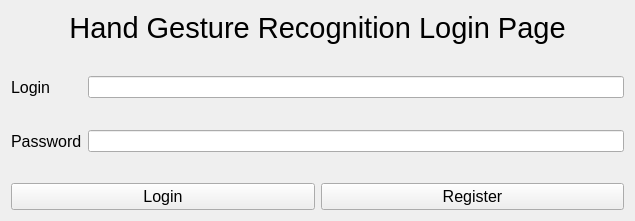
<?xml version="1.0" encoding="UTF-8"?>
<ui version="4.0">
 <class>Form</class>
 <widget class="QWidget" name="Form">
  <property name="geometry">
   <rect>
    <x>0</x>
    <y>0</y>
    <width>635</width>
    <height>221</height>
   </rect>
  </property>
  <property name="windowTitle">
   <string>Form</string>
  </property>
  <layout class="QGridLayout" name="gridLayout">
   <item row="6" column="0">
    <spacer name="verticalSpacer">
     <property name="orientation">
      <enum>Qt::Vertical</enum>
     </property>
     <property name="sizeHint" stdset="0">
      <size>
       <width>20</width>
       <height>40</height>
      </size>
     </property>
    </spacer>
   </item>
   <item row="3" column="0">
    <widget class="QLabel" name="label_2">
     <property name="font">
      <font>
       <pointsize>12</pointsize>
      </font>
     </property>
     <property name="text">
      <string>Login</string>
     </property>
    </widget>
   </item>
   <item row="5" column="0">
    <widget class="QLabel" name="label">
     <property name="font">
      <font>
       <pointsize>12</pointsize>
      </font>
     </property>
     <property name="text">
      <string>Password</string>
     </property>
    </widget>
   </item>
   <item row="3" column="1">
    <widget class="QLineEdit" name="Login_login_LE"/>
   </item>
   <item row="5" column="1">
    <widget class="QLineEdit" name="Login_password_LE"/>
   </item>
   <item row="8" column="0" colspan="2">
    <layout class="QHBoxLayout" name="horizontalLayout">
     <item>
      <widget class="QPushButton" name="Login_login_btn">
       <property name="font">
        <font>
         <pointsize>12</pointsize>
        </font>
       </property>
       <property name="text">
        <string>Login</string>
       </property>
      </widget>
     </item>
     <item>
      <widget class="QPushButton" name="Login_register_btn">
       <property name="font">
        <font>
         <pointsize>12</pointsize>
        </font>
       </property>
       <property name="text">
        <string>Register</string>
       </property>
      </widget>
     </item>
    </layout>
   </item>
   <item row="1" column="0" colspan="2">
    <widget class="QLabel" name="label_3">
     <property name="font">
      <font>
       <pointsize>22</pointsize>
      </font>
     </property>
     <property name="text">
      <string>Hand Gesture Recognition Login Page</string>
     </property>
     <property name="alignment">
      <set>Qt::AlignCenter</set>
     </property>
    </widget>
   </item>
   <item row="2" column="1">
    <spacer name="verticalSpacer_2">
     <property name="orientation">
      <enum>Qt::Vertical</enum>
     </property>
     <property name="sizeHint" stdset="0">
      <size>
       <width>20</width>
       <height>40</height>
      </size>
     </property>
    </spacer>
   </item>
   <item row="4" column="1">
    <spacer name="verticalSpacer_3">
     <property name="orientation">
      <enum>Qt::Vertical</enum>
     </property>
     <property name="sizeHint" stdset="0">
      <size>
       <width>20</width>
       <height>40</height>
      </size>
     </property>
    </spacer>
   </item>
  </layout>
 </widget>
 <resources/>
 <connections/>
</ui>
